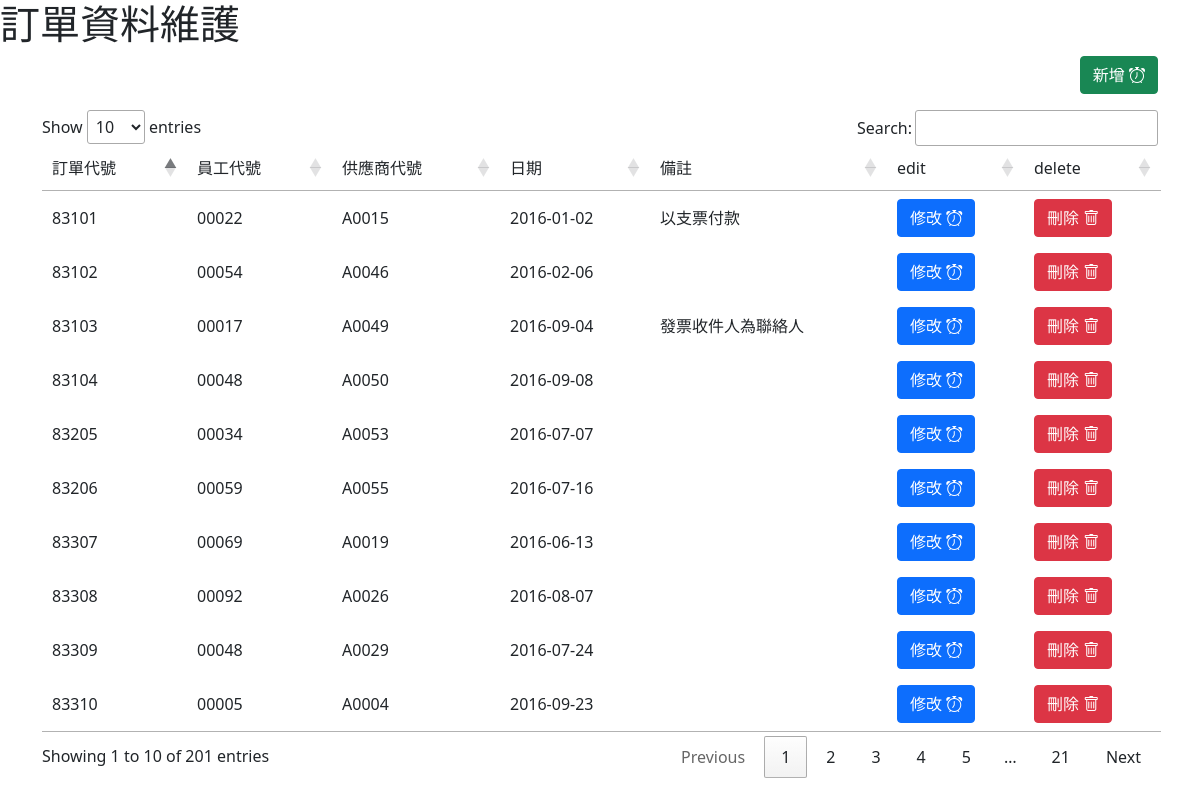
The app's page /salesorder.php with its own data.
### tables this page shows
CREATE TABLE `salesorder` (
  `seq` int(11) NOT NULL COMMENT '序號',
  `OrderId` varchar(8) NOT NULL COMMENT '訂單編號',
  `EmpId` varchar(8) NOT NULL COMMENT '員工代號',
  `CustId` varchar(8) NOT NULL COMMENT '客戶代號',
  `OrderDate` date NOT NULL COMMENT '訂單日期',
  `Descript` varchar(100) NOT NULL COMMENT '備註'
);

### salesorder.php (the view, shortened to what this page needs)
<!doctype html>
<html lang="en">
  <head>
    <link href="https://cdn.jsdelivr.net/npm/bootstrap@5.1.3/dist/css/bootstrap.min.css" rel="stylesheet">
    <link href="https://cdn.datatables.net/1.10.16/css/jquery.dataTables.min.css" rel="stylesheet" />
    <link rel="stylesheet" href="https://cdn.jsdelivr.net/npm/bootstrap-icons@1.7.0/font/bootstrap-icons.css">
  </head>
  <body>
    <h1>訂單資料維護</h1>
    <div class="container">
    <p align=right>
    <a href=salesorder.php?op=3><button type='button' class='btn btn-success'>新增 <i class='bi bi-alarm'></i></button></a>  </p>
    <table class="example">
  	<thead>
  		<tr>
  			<td> 訂單代號</td>
             <td>員工代號</td>
             <td>供應商代號</td>
             <td>日期</td>
             <td>備註</td>
             <td> edit</td>
             <td> delete</td>
  		</tr>
  	</thead>
  	<tbody>
    <?php
    include("connectdb.php");
    $sql = "SELECT orderid,empid,custid,orderdate,descript FROM salesorder";
    $result =$connect->query($sql);
    while ($row = $result->fetch_assoc()) {
        $orderid=$row['orderid'];
                  $empid=$row['empid'];
                  $custid=$row['custid'];
                  $orderdate=$row['orderdate'];
                  $descript=$row['descript'];
        echo "<tr><TD>$orderid<td> $empid<TD>$custid<TD>$orderdate<TD>$descript";
        echo "<TD><a href=salesorder.php?op=1&orderid=$orderid><button type='button' class='btn btn-primary'>修改 <i class='bi bi-alarm'></i></button></a>";
        echo "<TD><a href=\"javascript:if(confirm('確實要刪除[$orderid]嗎?'))location='salesorder.php?orderid=$orderid&op=5'\"><button type='button' class='btn btn-danger'>刪除 <i class='bi bi-trash'></i></button>";
    }
    ?>
</tbody>
  </table>
  </div>
  </body>
</html>

### records on screen
salesorder: OrderId "83101", EmpId "00022", CustId "A0015", OrderDate "2016-01-02", Descript "以支票付款"
salesorder: OrderId "83102", EmpId "00054", CustId "A0046", OrderDate "2016-02-06"
salesorder: OrderId "83103", EmpId "00017", CustId "A0049", OrderDate "2016-09-04", Descript "發票收件人為聯絡人"
salesorder: OrderId "83104", EmpId "00048", CustId "A0050", OrderDate "2016-09-08"
salesorder: OrderId "83205", EmpId "00034", CustId "A0053", OrderDate "2016-07-07"
salesorder: OrderId "83206", EmpId "00059", CustId "A0055", OrderDate "2016-07-16"
salesorder: OrderId "83307", EmpId "00069", CustId "A0019", OrderDate "2016-06-13"
salesorder: OrderId "83308", EmpId "00092", CustId "A0026", OrderDate "2016-08-07"
salesorder: OrderId "83309", EmpId "00048", CustId "A0029", OrderDate "2016-07-24"
salesorder: OrderId "83310", EmpId "00005", CustId "A0004", OrderDate "2016-09-23"
